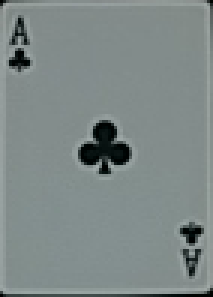
%> input picture Assignment1/Template images/Template-Ace.png, 71 x 99 px (shown 3 times larger)
$ octave --eval "NormSSD('Template images/Template-Ace.png');"   (GNU Octave 9; MATLAB toolbox functions it lacks are replaced by stand-ins)
%> lines starting %> are read from the running program, lines starting %| are printed output that depends on the picture; in (x1, y1, x2, y2) boxes, pixels count from 0 and x2, y2 are one past the last pixel; in counts of white or black regions, pixels touching at a corner belong together; the program's own positions count from 1
function [] = NormSSD(image_name)
%> called with image_name = 'Template images/Template-Ace.png'
%Assignment1 template
%   image_name       Full path/name of the input image (e.g. 'Test Image (1).JPG')


%% Load the input RGB image
image = imread(image_name);
%> image is the input picture: size 99x71x3 uint8; mean R, G, B 126.6, 136.9, 135.8

%% Create a gray-scale duplicate into grayImage variable for processing
grayImage = rgb2gray(image);
grayImage = int32(grayImage);
%> grayImage: size 99x71 int32

%% List all the template files starting with 'Template-' ending with '.png'
% Assuming the images are located in the same directory as this m-file
% Each template file name is accessible by templateFileNames(i).name
templateFileNames = dir('Template images/Template-*.png');

%% Get the number of templates (this should return 13)
numTemplates = length(templateFileNames);

%% Set the values of SSD_THRESH and NCC_THRESH
SSD_THRESH = 15000000;

%% Initialize two output images to the RGB input image
output_img1 = image;

%% Setup random number generation
rng(0, 'twister');

%% For each template, do the following
for i=1:numTemplates
    %% Load the RGB template image, into variable T
    filepath = sprintf('Template images/%s', templateFileNames(i).name);
    T = imread(filepath);

    %% Convert the template to gray-scale
    T = rgb2gray(T);
    T = int32(T);

    %% Extract the card name from its file name (look between '-' and '.' chars)
    % use the cardName variable for generating output images
    cardNameIdx1 = findstr(templateFileNames(i).name,'-') + 1;
    cardNameIdx2 = findstr(templateFileNames(i).name,'.') - 1;
    cardName = templateFileNames(i).name(cardNameIdx1:cardNameIdx2);

    %% Find the best match [row column] using Sum of Square Difference (SSD)
    [SSDrow, SSDcol] = SSD(grayImage, T, SSD_THRESH);
%> in SSD, `T_mean(:) = mean(mean(T));`: T_mean: size 99x71 double; every value is 133.6
%> in SSD, `T_diff = double(T) - T_mean;`:
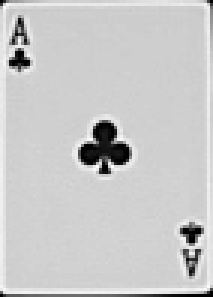
%> T_diff: size 99x71 double (shown 3 times larger); min -132.6, max 35.41, mean 0; drawn with min black and max white
%> after the loop in SSD, `for row = half_Tr:(Gray_row-half_Tr-1)`: min_col = 35; min_row = 49; min_ssd = 0
%| 0
%> in SSD, `SSDrow = min_row;`: SSDrow = 49
%> in SSD, `SSDcol = min_col;`: SSDcol = 35
%> SSDrow = 49; SSDcol = 35

    % If the best match exists
    % overlay the card name on the best match location on the SSD output image
    % Insert the card name on the output images (use small font size, e.g. 6)
    % set the overlay locations to the best match locations, plus-minus a random integer
    position = [SSDcol+randi([-30, 30]), SSDrow+randi([-30, 30])];
    output_img1 = insertText(output_img1, position, cardName);
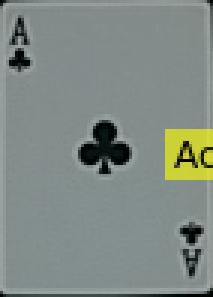
%> output_img1: size 99x71x3 uint8 (shown 3 times larger); 3.87% of pixels changed, all inside (x1, y1, x2, y2) = (55, 43, 71, 60)
end
%> pass 2 of the loop in NormSSD, `for i=1:numTemplates`:
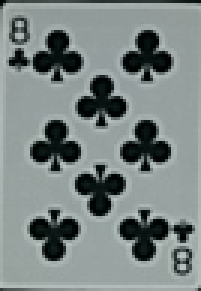
%> input picture Assignment1/Template images/Template-Eight.png, 67 x 97 px (shown 3 times larger)
%> in NormSSD, T is the input picture: size 97x67x3 uint8; mean R, G, B 122.6, 132.2, 131
%> T_mean: size 97x67 double; every value is 129.2
%> in SSD (call 2), `T_diff = double(T) - T_mean;`:
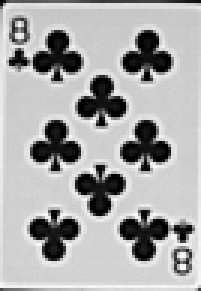
%> T_diff: size 97x67 double (shown 3 times larger); min -128.2, max 64.76, mean 0; drawn with min black and max white
%> after the loop in SSD (call 2), `for row = half_Tr:(Gray_row-half_Tr-1)`: min_col = 34; min_row = 48; min_ssd = 25607594.6
%> in NormSSD, `[SSDrow, SSDcol] = SSD(grayImage, T, SSD_THRESH);`: SSDrow = -1
%> in NormSSD, `output_img1 = insertText(output_img1, position, cardName);`:
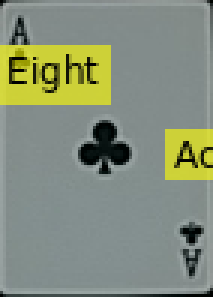
%> output_img1: size 99x71x3 uint8 (shown 3 times larger); 10.53% of pixels changed, all inside (x1, y1, x2, y2) = (0, 15, 37, 35)
%> pass 3 of the loop in NormSSD, `for i=1:numTemplates`:
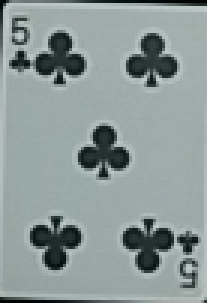
%> input picture Assignment1/Template images/Template-Five.png, 69 x 101 px (shown 3 times larger)
%> in NormSSD, T is the input picture: size 101x69x3 uint8; mean R, G, B 139.3, 152.8, 151.5
%> T_mean: size 101x69 double; every value is 148.6
%> in SSD (call 3), `T_diff = double(T) - T_mean;`:
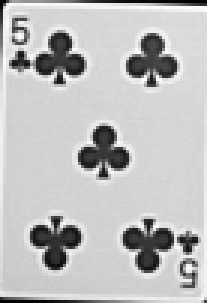
%> T_diff: size 101x69 double (shown 3 times larger); min -146.6, max 50.39, mean 0; drawn with min black and max white
%> after the loop in SSD (call 3), `for row = half_Tr:(Gray_row-half_Tr-1)`: min_col = 0; min_ssd = 1.8e+308
%> in NormSSD, `output_img1 = insertText(output_img1, position, cardName);`:
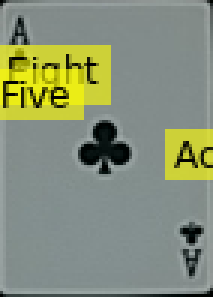
%> output_img1: size 99x71x3 uint8 (shown 3 times larger); 6.74% of pixels changed, all inside (x1, y1, x2, y2) = (0, 23, 28, 40)
%> the loop made 4 passes; the first 3 are shown

%% Display the output images
imshow(output_img1);
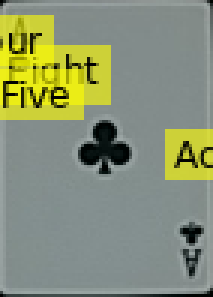
%> displayed picture: size 99x71x3, on the screen's scale of 0 to 255 (shown 3 times larger); mean R, G, B 137.4, 146.4, 117.1

end

%% Implement the SSD-based template matching here
function [SSDrow, SSDcol] = SSD(grayImage, T, SSD_THRESH)
% inputs
%           grayImag        gray-scale image
%           T               gray-scale template
%           SSD_THRESH      threshold below which a match is accepted
% outputs
%           SSDrow          row of the best match (empty if unavailable)
%           SSDcol          column of the best match (empty if unavailable)

% first step is to compute the SSD matrix
T_row = size(T,1);
T_col = size(T,2);
half_Tr = idivide(T_row, int32(2));
half_Tc = idivide(T_col, int32(2));
Gray_row = size(grayImage,1);
Gray_col = size(grayImage,2);
min_ssd = realmax;
min_row = 0;
min_col = 0;

T_mean = zeros(T_row, T_col);
T_mean(:) = mean(mean(T));
T_diff = double(T) - T_mean;
patch_mean = zeros(T_row, T_col);

for row = half_Tr:(Gray_row-half_Tr-1)
    for col = half_Tc:(Gray_col-half_Tc-1)
        patch = grayImage(row-half_Tr+1:row+half_Tr+1, col-half_Tc+1:col+half_Tc+1);
        patch_mean(:) = mean(mean(patch));

        squared_diff = (T_diff - double(patch) + patch_mean).^2;
        ssd = sum(sum(squared_diff));
        if ssd < min_ssd
           min_ssd = ssd;
           min_row = row;
           min_col = col;
        end
    end
end

    SSDrow = -1;
    SSDcol = -1;
    if (min_ssd <= SSD_THRESH)
       disp(min_ssd);

       SSDrow = min_row;
       SSDcol = min_col;
    end
end
